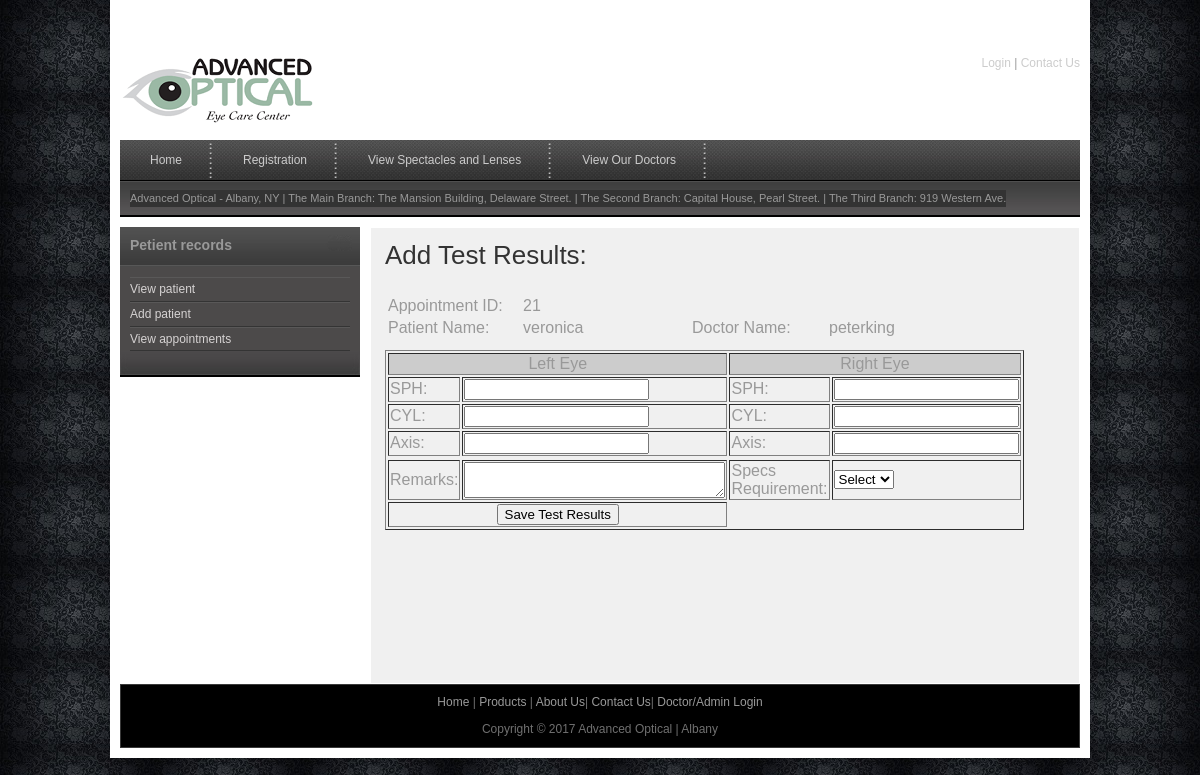
Page /test.php?appid=21 on the committed database.
### tables this page shows
CREATE TABLE IF NOT EXISTS `appointment` (
  `app_id` int(10) NOT NULL AUTO_INCREMENT,
  `branch_id` int(10) NOT NULL,
  `pat_id` int(10) NOT NULL,
  `doc_id` int(10) NOT NULL,
  `app_date` varchar(12) NOT NULL,
  `app_time` varchar(6) NOT NULL,
  `created_at` datetime NOT NULL,
  `status` varchar(30) NOT NULL,
  PRIMARY KEY (`app_id`)
);

CREATE TABLE IF NOT EXISTS `patient` (
  `pat_id` int(10) NOT NULL AUTO_INCREMENT,
  `admin_id` int(10) NOT NULL DEFAULT '1',
  `pat_name` varchar(30) NOT NULL,
  `email_id` varchar(25),
  `password` varchar(25)   DEFAULT NULL,
  `dob` varchar(15) NOT NULL DEFAULT '1901-01-01',
  `gender` varchar(10) NOT NULL,
  `address` varchar(50) DEFAULT NULL,
  `contact` varchar(25) NOT NULL,
  `created_at` date NOT NULL,
  PRIMARY KEY (`pat_id`)
);

CREATE TABLE IF NOT EXISTS `doctor` (
  `doc_id` int(10) NOT NULL AUTO_INCREMENT,
  `branch_id` int(10) NOT NULL,
  `doc_name` varchar(25) NOT NULL,
  `clinic_name` varchar(25) NOT NULL,
  `email_id` varchar(25) NOT NULL,
  `phone` varchar(25) NOT NULL,
  `mobile` varchar(25) NOT NULL,
  `login_id` varchar(25) NOT NULL,
  `password` varchar(25) NOT NULL,
  `created_at` date NOT NULL,
  `image` varchar(70) NOT NULL,
  `last_login` datetime DEFAULT NULL,
  PRIMARY KEY (`doc_id`)
);

### test.php (the view, shortened to what this page needs)
<?php
include("includes/header.php");
include("includes/conn.php");
$resultq = mysqli_query($con, "SELECT * FROM appointment where app_id = '$_GET[appid]'");
$rowsapprec = mysqli_fetch_array($resultq);
?>
    <div id="templatemo_main">
   		<div id="sidebar" class="float_l">
        	<div class="sidebar_box"><span class="bottom"></span>
            	<?php
				include("sidebar.php");
				?>
            </div>
   		</div>
        <div id="content" class="float_r">
          <h2>Add Test Results:</h2>
           <form id="form1" name="form1" method="post" action="" onSubmit="return validation()">
<?php
if(isset($_POST['submit']))
{
	$sq ="select max(test_id) from test";
	$maxrec = mysqli_query($con,$sq);
	$maxarr = mysqli_fetch_array($maxrec);
	$insi=$maxarr[0];
	?>
    <a href="prescription.php?testi=<?php echo $insi; ?>">Add a Prescription </a>
    <?php
}
else
{
?>
           <table width="604" border="0">
             <tr>
               <td>Appointment ID:               </td>
               <td>&nbsp;</td>
               <td>
			   <?php echo $rowsapprec['app_id'];  ?></td>
               <td>&nbsp;</td>
               <td>&nbsp;</td>
             </tr>
             <tr>
                <td width="131" colspan="2"><label for="patname">Patient Name:</label></td>
                <td width="165"><?php
				$resultq1 = mysqli_query($con, "SELECT * FROM patient where pat_id = '$rowsapprec[pat_id]'");
$rowsapprec1 = mysqli_fetch_array($resultq1);
				echo $rowsapprec1['pat_name'];
				?></td>
                <td width="133">Doctor Name:</td>
                <td width="157"><?php
				$resultq2 = mysqli_query($con, "SELECT * FROM doctor where doc_id = '$rowsapprec[doc_id]'");
$rowsapprec2 = mysqli_fetch_array($resultq2);
				echo $rowsapprec2['doc_name'];
				echo "</td>
             </tr>";
			?>
         </table>
           <table width="634" border="1">
             <tr bgcolor="#CCCCCC">
               <td colspan="2" align="center">Left  Eye</td>
               <td colspan="2" align="center">Right Eye</td>
             </tr>
             <tr>
               <td width="81">SPH:</td>
               <td width="197"><label for="lsph"></label>
               <input type="text" name="lsph" id="lsph" /></td>
               <td width="184">SPH:</td>
               <td width="154"><input type="text" name="rsph" id="rsph" /></td>
             </tr>
             <tr>
               <td>CYL:</td>
               <td><input type="text" name="lcyl" id="lcyl" /></td>
               <td>CYL:</td>
               <td><input type="text" name="rcyl" id="rcyl" /></td>
             </tr>
             <tr>
               <td>Axis:</td>
               <td><input type="text" name="laxis" id="laxis" /></td>
               <td>Axis:</td>
               <td><input type="text" name="raxis" id="raxis" /></td>
             </tr>
             <tr>
               <td>Remarks:</td>
               <td><label for="remarks"></label>
               <textarea name="remarks" id="remarks" cols="30" rows="2"></textarea></td>
               <td>Specs Requirement:</td>
               <td><label for="req"></label>
                 <select name="req" id="req">
                   <option value="">Select</option>
               </select></td>
             </tr>
             <tr>
               <td colspan="2" align="center"><input type="submit" name="submit" id="submit" value="Save Test Results" /></td>
             </tr>
           </table>
           <?php
}
?>
           <p>&nbsp;</p>
           <p>&nbsp;</p>
          </form>
          <h1>&nbsp;</h1>
          <p>&nbsp;</p>
	</div>
  </div>
<?php
include("includes/footer.php");
?>

### css/tm_style.css (style rules this page uses)
body { margin: 0; padding: 0; color: #999; font-family: Tahoma, Geneva, sans-serif; font-size: 12px; line-height: 1.4em; background-color: #2e2e2e; background-repeat: repeat; background-image: url(../images/tm_body.jpg) }
p { margin: 0 0 10px 0; padding: 0; }
h1, h2, h3, h4, h5, h6 { color: #333; font-weight: normal; }
h1 { font-size: 30px; margin: 0 0 30px; padding: 5px 0; }
h2 { font-size: 26px; margin: 0 0 25px; padding: 5px 0; }
.float_l { float: left }
.float_r { float: right }
#content { width: 680px; background: #f0f0f0; border: 1px solid #fff; padding: 14px; }
#sidebar { width: 240px }
.sidebar_box { position: relative; background: #4c4a4a; margin-bottom: 36px; }
.sidebar_box span.bottom { position: absolute; bottom: -26px; left: 0; width: 240px; height: 26px; background: url(../images/tm_sidebar_bottom.jpg) }

### rows in the picture
appointment: app_id "21"
patient: pat_name "veronica"
doctor: doc_name "peterking"
